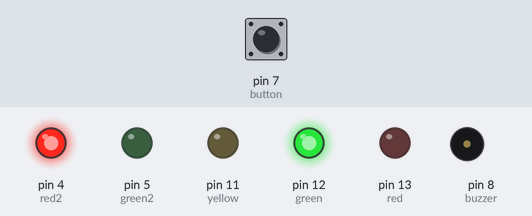
A sketch run on a simulated Arduino Uno, built with avr-gcc and run on an emulated ATmega328P. Parts: output pins drawn as LEDs (lit = HIGH), buzzer (waves = sounding, pin HIGH). Inputs (shaded band) come from the test bench; at power-on: pin 7 (button) LOW.

Above: at 1.2 s.
1.3 s: pin 7 (button) pulled HIGH for 0.15 s
At 3.8 s:
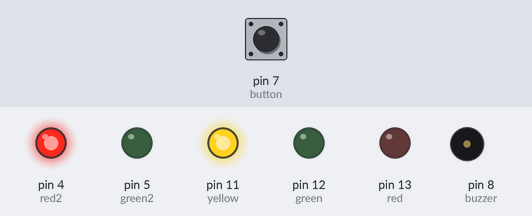
At 6.1 s:
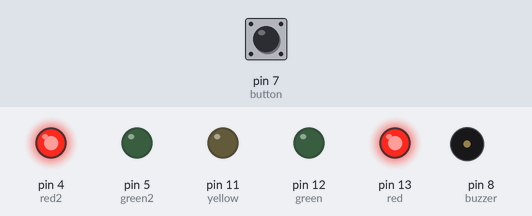
Timing chart, 0 to 19.8 s (numbered marks = the images above; inputs shaded):
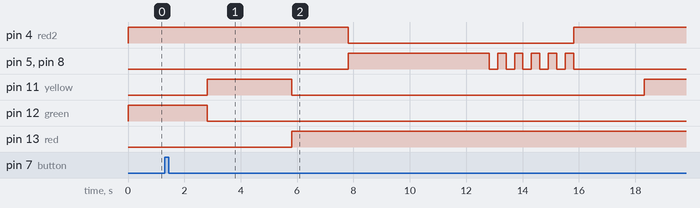

Measured:
- after the input at 1.3 s, pin 4 (red2): HIGH → LOW after 6.5 s, → HIGH 8.0 s later; pin 5 (green2): LOW → HIGH after 6.5 s, then repeats every 0.60 s: LOW 0.30 s, HIGH 0.30 s, until it stays LOW from 15.8 s

The sketch:

traffic_lights.ino
```cpp
int red = 13;
int yellow = 11;
int green = 12;
int button = 7;

int red2 = 4;
int green2 = 5;

int buzzer = 8;

void setup(){
    pinMode(red, OUTPUT);
    pinMode(yellow, OUTPUT);
    pinMode(green, OUTPUT);

    pinMode(button, INPUT);
    digitalWrite(green, HIGH);

    pinMode(red2, OUTPUT);
    pinMode(green2, OUTPUT);

    pinMode(buzzer, OUTPUT);
}

void loop(){

  changeLights();
}

void changeLights(){
  if (digitalRead(button) == HIGH){
        delay(15);
        if (digitalRead(button) == HIGH) {
            delay(1500);
            digitalWrite(green, LOW);
            digitalWrite(yellow, HIGH);
            delay(3000);
            digitalWrite(yellow, LOW);
            digitalWrite(red, HIGH);
            delay(2000);
            digitalWrite(red2, LOW);
            digitalWrite(green2, HIGH);
            digitalWrite(buzzer, HIGH);
            delay(5000);
            for(int i = 0; i <= 4; i++){
              digitalWrite(green2, LOW);
              digitalWrite(buzzer, LOW);
              delay(300);
              digitalWrite(green2, HIGH);
              digitalWrite(buzzer, HIGH);
              delay(300);
            }
            digitalWrite(buzzer, LOW);
            digitalWrite(green2, LOW);
            digitalWrite(red2, HIGH);
            delay(2500);
            digitalWrite(yellow, HIGH);
            delay(2000);
            digitalWrite(yellow, LOW);
            digitalWrite(red, LOW);
            digitalWrite(green, HIGH);
        }
  }
  else{
    digitalWrite(green, HIGH);
    digitalWrite(red2, HIGH);
  }
}
```
